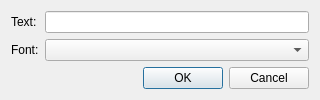
<?xml version="1.0" encoding="UTF-8"?>
<ui version="4.0">
 <class>EditTextDialog</class>
 <widget class="QDialog" name="EditTextDialog">
  <property name="geometry">
   <rect>
    <x>0</x>
    <y>0</y>
    <width>320</width>
    <height>100</height>
   </rect>
  </property>
  <property name="windowTitle">
   <string>Edit Text</string>
  </property>
  <layout class="QVBoxLayout" name="verticalLayout">
   <item>
    <layout class="QFormLayout" name="formLayout">
     <item row="0" column="0">
      <widget class="QLabel" name="label_text">
       <property name="text">
        <string>Text:</string>
       </property>
      </widget>
     </item>
     <item row="0" column="1">
      <widget class="QLineEdit" name="lineEdit_text"/>
     </item>
     <item row="1" column="0">
      <widget class="QLabel" name="label_font">
       <property name="text">
        <string>Font:</string>
       </property>
      </widget>
     </item>
     <item row="1" column="1">
      <widget class="QComboBox" name="comboBox_font"/>
     </item>
    </layout>
   </item>
   <item>
    <widget class="QDialogButtonBox" name="buttonBox">
     <property name="orientation">
      <enum>Qt::Horizontal</enum>
     </property>
     <property name="standardButtons">
      <set>QDialogButtonBox::Cancel|QDialogButtonBox::Ok</set>
     </property>
    </widget>
   </item>
  </layout>
 </widget>
 <resources/>
 <connections>
  <connection>
   <sender>buttonBox</sender>
   <signal>accepted()</signal>
   <receiver>EditTextDialog</receiver>
   <slot>accept()</slot>
   <hints>
    <hint type="sourcelabel">
     <x>248</x>
     <y>254</y>
    </hint>
    <hint type="destinationlabel">
     <x>157</x>
     <y>274</y>
    </hint>
   </hints>
  </connection>
  <connection>
   <sender>buttonBox</sender>
   <signal>rejected()</signal>
   <receiver>EditTextDialog</receiver>
   <slot>reject()</slot>
   <hints>
    <hint type="sourcelabel">
     <x>316</x>
     <y>260</y>
    </hint>
    <hint type="destinationlabel">
     <x>286</x>
     <y>274</y>
    </hint>
   </hints>
  </connection>
 </connections>
</ui>
